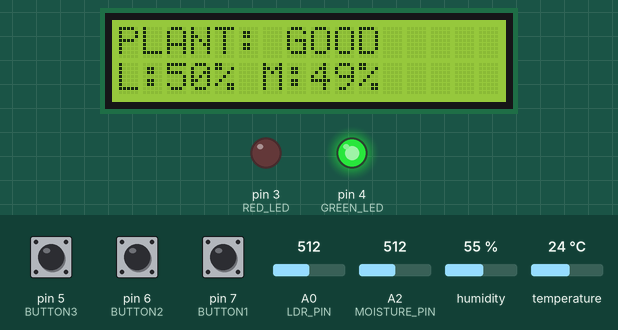
This sketch was run on a simulated Arduino Uno, built with avr-gcc and run on an emulated ATmega328P. On the bench: 16×2 character LCD, output pins drawn as LEDs (lit = HIGH). Inputs (shaded band) come from the test bench; at power-on: pin 5 (BUTTON3) HIGH, pin 6 (BUTTON2) HIGH, pin 7 (BUTTON1) HIGH, temperature 24 °C, A2 (MOISTURE_PIN) = 512, A0 (LDR_PIN) = 512, humidity 55 %. What the sketch prints to the serial monitor is not drawn.

Above: at 3.2 s.
3.3 s: pin 5 (BUTTON3) pulled LOW for 0.15 s
At 5.2 s:
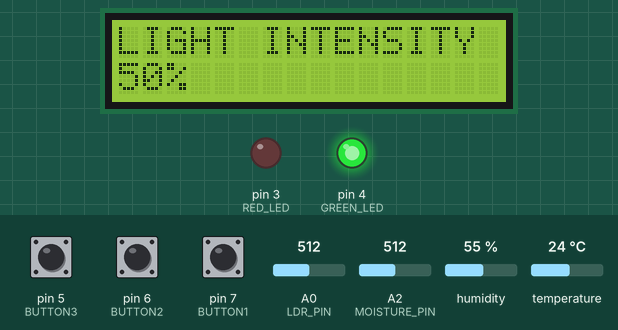
5.6 s: pin 6 (BUTTON2) pulled LOW for 0.15 s
At 6.8 s:
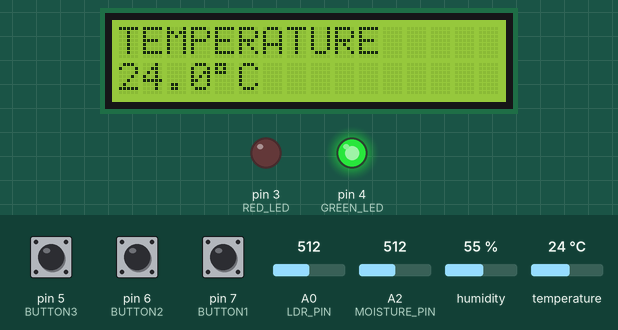
7.7 s: pin 7 (BUTTON1) pulled LOW for 0.15 s
At 9.5 s:
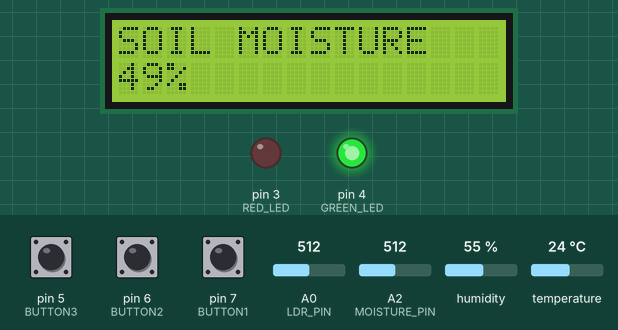
9.8 s: temperature set to 29.5 °C
11.3 s: temperature set to 30.7 °C
At 13.3 s:
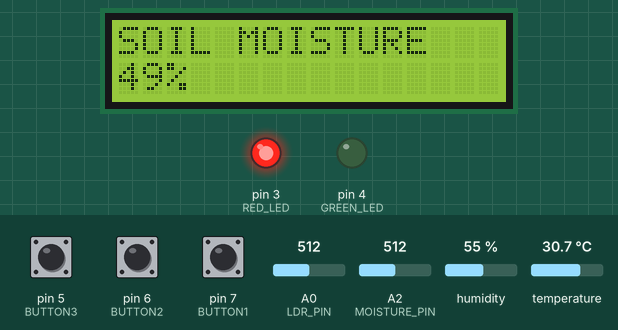
17.3 s: A2 (MOISTURE_PIN) set to 603
At 18.5 s:
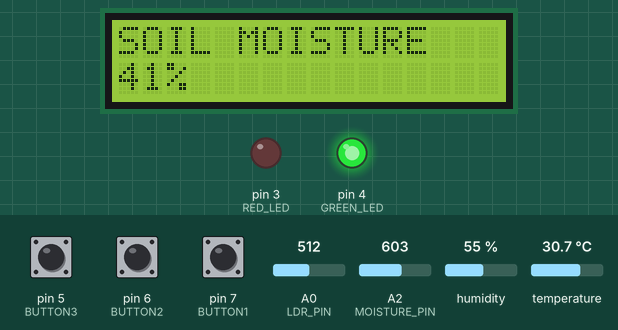
19.1 s: A2 (MOISTURE_PIN) set to 631
At 20.0 s:
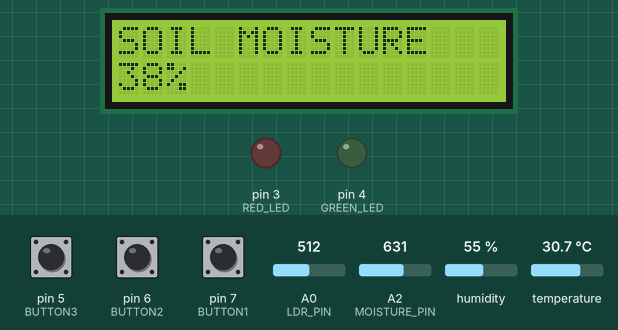
Timing chart, 0 to 22.1 s (numbered marks = the images above; inputs shaded):
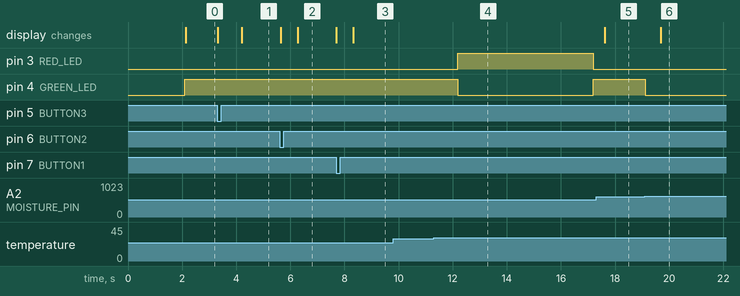

Measured:
- the behaviour switches between 30 and 30.1 °C on temperature (found by bisection; images 3 and 4)
- the behaviour switches between 613 and 614 on A2 (MOISTURE_PIN) (found by bisection; images 5 and 6)
- after the input at 3.3 s, the display: first changes at once (image 1 shows a later state)
- after the input at 5.6 s, the display: first changes at once (image 2 shows a later state)
- after the input at 7.7 s, the display: first changes at once (image 3 shows a later state)
- after the input at 9.8 s, every drawn part: stays the same
- after the input at 11.3 s, pin 3 (RED_LED): LOW → HIGH after 0.89 s, → LOW 5.0 s later; pin 4 (GREEN_LED): HIGH → LOW after 0.89 s, → HIGH 5.0 s later
- after the input at 17.3 s, the display: changes after 0.32 s (image 5)
- after the input at 19.1 s, pin 4 (GREEN_LED): HIGH → LOW at once; the display: changes after 0.58 s (image 6)

The sketch:

agriculture_monitoring_arduino_uno.ino
```cpp
#include <Wire.h>
#include <LiquidCrystal_I2C.h>
#include <DHT.h>

// ======================================================
// PIN DEFINITIONS
// ======================================================

#define DHT_PIN A1
#define DHT_TYPE DHT22

#define LDR_PIN A0
#define MOISTURE_PIN A2

#define RED_LED 3
#define GREEN_LED 4

#define BUTTON1 7
#define BUTTON2 6
#define BUTTON3 5

// ======================================================
// LCD
// ======================================================

LiquidCrystal_I2C lcd(0x27, 16, 2);

// ======================================================
// DHT
// ======================================================

DHT dht(DHT_PIN, DHT_TYPE);

// ======================================================
// BUTTON STATES
// ======================================================

int lastButton1 = HIGH;
int lastButton2 = HIGH;
int lastButton3 = HIGH;

int button1Mode = 0;
int button2Mode = 0;
int button3Mode = 0;

// ======================================================
// TEMPERATURE ALERT
// ======================================================

bool temperatureWasHigh = false;
bool temperatureAlert = false;

unsigned long alertStartTime = 0;

// ======================================================
// TIMERS
// ======================================================

unsigned long lastLCDUpdate = 0;
unsigned long lastUARTUpdate = 0;


// ======================================================
// SETUP
// ======================================================

void setup() {

  pinMode(RED_LED, OUTPUT);
  pinMode(GREEN_LED, OUTPUT);

  pinMode(BUTTON1, INPUT_PULLUP);
  pinMode(BUTTON2, INPUT_PULLUP);
  pinMode(BUTTON3, INPUT_PULLUP);

  digitalWrite(RED_LED, LOW);
  digitalWrite(GREEN_LED, LOW);

  // UART
  // Arduino UNO TX -> ESP32-S3 RX
  Serial.begin(9600);

  dht.begin();

  lcd.init();
  lcd.backlight();

  lcd.clear();

  lcd.setCursor(0, 0);
  lcd.print("AGRICULTURE");

  lcd.setCursor(0, 1);
  lcd.print("MONITOR SYSTEM");

  delay(2000);

  lcd.clear();
}


// ======================================================
// LOOP
// ======================================================

void loop() {

  // ====================================================
  // READ SENSORS
  // ====================================================

  float temperature = dht.readTemperature();
  float humidity = dht.readHumidity();

  int lightRaw = analogRead(LDR_PIN);
  int moistureRaw = analogRead(MOISTURE_PIN);


  // ====================================================
  // LIGHT %
  // ====================================================

  int lightPercent = map(
    lightRaw,
    0,
    1023,
    0,
    100
  );

  lightPercent = constrain(
    lightPercent,
    0,
    100
  );


  // ====================================================
  // SOIL MOISTURE %
  // ====================================================

  int moisturePercent = map(
    moistureRaw,
    1023,
    0,
    0,
    100
  );

  moisturePercent = constrain(
    moisturePercent,
    0,
    100
  );


  // ====================================================
  // PLANT CONDITION
  // ====================================================

  String plantCondition;

  if (isnan(temperature) || isnan(humidity)) {

    plantCondition = "BAD";

  }
  else {

    int goodParameters = 0;
    int averageParameters = 0;


    // TEMPERATURE

    if (temperature >= 18 && temperature <= 30) {

      goodParameters++;

    }
    else if (temperature >= 15 && temperature < 18) {

      averageParameters++;

    }
    else if (temperature > 30 && temperature <= 35) {

      averageParameters++;

    }


    // HUMIDITY

    if (humidity >= 40 && humidity <= 70) {

      goodParameters++;

    }
    else if (humidity >= 30 && humidity < 40) {

      averageParameters++;

    }
    else if (humidity > 70 && humidity <= 80) {

      averageParameters++;

    }


    // MOISTURE

    if (moisturePercent >= 40 &&
        moisturePercent <= 75) {

      goodParameters++;

    }
    else if (moisturePercent >= 25 &&
             moisturePercent < 40) {

      averageParameters++;

    }
    else if (moisturePercent > 75 &&
             moisturePercent <= 85) {

      averageParameters++;

    }


    // LIGHT

    if (lightPercent >= 40 &&
        lightPercent <= 80) {

      goodParameters++;

    }
    else if (lightPercent >= 25 &&
             lightPercent < 40) {

      averageParameters++;

    }
    else if (lightPercent > 80 &&
             lightPercent <= 90) {

      averageParameters++;

    }


    // FINAL CONDITION

    if (goodParameters >= 3) {

      plantCondition = "GOOD";

    }
    else if ((goodParameters + averageParameters) >= 3) {

      plantCondition = "AVG";

    }
    else {

      plantCondition = "BAD";
    }
  }


  // ====================================================
  // TEMPERATURE ALERT
  // ====================================================

  if (!isnan(temperature)) {

    if (temperature > 30 &&
        !temperatureWasHigh) {

      temperatureWasHigh = true;

      temperatureAlert = true;

      alertStartTime = millis();

      digitalWrite(RED_LED, HIGH);
      digitalWrite(GREEN_LED, LOW);
    }


    // RED LED OFF AFTER 5 SECONDS

    if (temperatureAlert &&
        millis() - alertStartTime >= 5000) {

      temperatureAlert = false;

      digitalWrite(RED_LED, LOW);
    }


    // RESET ALERT

    if (temperature <= 30) {

      temperatureWasHigh = false;

      temperatureAlert = false;

      digitalWrite(RED_LED, LOW);
    }
  }


  // ====================================================
  // GREEN LED
  // ====================================================

  if (!temperatureAlert) {

    if (plantCondition == "GOOD") {

      digitalWrite(GREEN_LED, HIGH);

    }
    else {

      digitalWrite(GREEN_LED, LOW);
    }
  }


  // ====================================================
  // BUTTON 1 - MOISTURE
  // ====================================================

  int currentButton1 = digitalRead(BUTTON1);

  if (currentButton1 == LOW &&
      lastButton1 == HIGH) {

    button1Mode++;

    if (button1Mode > 1) {

      button1Mode = 0;
    }

    button2Mode = 0;
    button3Mode = 0;

    lcd.clear();

    delay(200);
  }

  lastButton1 = currentButton1;


  // ====================================================
  // BUTTON 2 - TEMPERATURE / HUMIDITY
  // ====================================================

  int currentButton2 = digitalRead(BUTTON2);

  if (currentButton2 == LOW &&
      lastButton2 == HIGH) {

    button2Mode++;

    if (button2Mode > 2) {

      button2Mode = 0;
    }

    button1Mode = 0;
    button3Mode = 0;

    lcd.clear();

    delay(200);
  }

  lastButton2 = currentButton2;


  // ====================================================
  // BUTTON 3 - LIGHT / CONDITION / NPK
  // ====================================================

  int currentButton3 = digitalRead(BUTTON3);

  if (currentButton3 == LOW &&
      lastButton3 == HIGH) {

    button3Mode++;

    if (button3Mode > 3) {

      button3Mode = 0;
    }

    button1Mode = 0;
    button2Mode = 0;

    lcd.clear();

    delay(200);
  }

  lastButton3 = currentButton3;


  // ====================================================
  // LCD UPDATE
  // ====================================================

  if (millis() - lastLCDUpdate >= 1000) {

    lastLCDUpdate = millis();

    lcd.clear();


    // NORMAL SCREEN

    if (button1Mode == 0 &&
        button2Mode == 0 &&
        button3Mode == 0) {

      lcd.setCursor(0, 0);

      lcd.print("PLANT: ");
      lcd.print(plantCondition);

      lcd.setCursor(0, 1);

      lcd.print("L:");
      lcd.print(lightPercent);

      lcd.print("% M:");
      lcd.print(moisturePercent);

      lcd.print("%");
    }


    // MOISTURE

    if (button1Mode == 1) {

      lcd.setCursor(0, 0);

      lcd.print("SOIL MOISTURE");

      lcd.setCursor(0, 1);

      lcd.print(moisturePercent);
      lcd.print("%");
    }


    // TEMPERATURE

    if (button2Mode == 1) {

      lcd.setCursor(0, 0);

      lcd.print("TEMPERATURE");

      lcd.setCursor(0, 1);

      if (isnan(temperature)) {

        lcd.print("ERROR");

      }
      else {

        lcd.print(temperature, 1);

        lcd.print((char)223);

        lcd.print("C");
      }
    }


    // HUMIDITY

    if (button2Mode == 2) {

      lcd.setCursor(0, 0);

      lcd.print("HUMIDITY");

      lcd.setCursor(0, 1);

      if (isnan(humidity)) {

        lcd.print("ERROR");

      }
      else {

        lcd.print(humidity, 1);

        lcd.print("%");
      }
    }


    // LIGHT

    if (button3Mode == 1) {

      lcd.setCursor(0, 0);

      lcd.print("LIGHT INTENSITY");

      lcd.setCursor(0, 1);

      lcd.print(lightPercent);

      lcd.print("%");
    }


    // PLANT CONDITION

    if (button3Mode == 2) {

      lcd.setCursor(0, 0);

      lcd.print("PLANT CONDITION");

      lcd.setCursor(0, 1);

      if (plantCondition == "GOOD") {

        lcd.print("Optimal");

      }
      else if (plantCondition == "AVG") {

        lcd.print("MODERATE");

      }
      else {

        lcd.print("POOR");
      }
    }


    // APPROXIMATE NPK

    if (button3Mode == 3) {

      int nitrogen;
      int phosphorus;
      int potassium;


      if (plantCondition == "GOOD") {

        nitrogen = 60;
        phosphorus = 40;
        potassium = 55;

      }
      else if (plantCondition == "AVG") {

        nitrogen = 40;
        phosphorus = 25;
        potassium = 40;

      }
      else {

        nitrogen = 20;
        phosphorus = 15;
        potassium = 20;
      }


      lcd.setCursor(0, 0);

      lcd.print("N:");
      lcd.print(nitrogen);

      lcd.print(" P:");
      lcd.print(phosphorus);


      lcd.setCursor(0, 1);

      lcd.print("K:");
      lcd.print(potassium);

      lcd.print(" mg/kg*");
    }
  }


  // ====================================================
  // SEND DATA TO ESP32-S3
  // ====================================================

  if (millis() - lastUARTUpdate >= 2000) {

    lastUARTUpdate = millis();

    /*
      UART FORMAT:

      DATA,TEMPERATURE,HUMIDITY,LIGHT,MOISTURE,CONDITION

      Example:

      DATA,27.5,65.2,72,58,GOOD
    */

    Serial.print("DATA,");


    // TEMPERATURE

    if (isnan(temperature)) {

      Serial.print("0");

    }
    else {

      Serial.print(
        temperature,
        1
      );
    }


    Serial.print(",");


    // HUMIDITY

    if (isnan(humidity)) {

      Serial.print("0");

    }
    else {

      Serial.print(
        humidity,
        1
      );
    }


    Serial.print(",");


    // LIGHT

    Serial.print(lightPercent);

    Serial.print(",");


    // MOISTURE

    Serial.print(moisturePercent);

    Serial.print(",");


    // CONDITION

    Serial.println(plantCondition);
  }


  delay(50);
}
```
